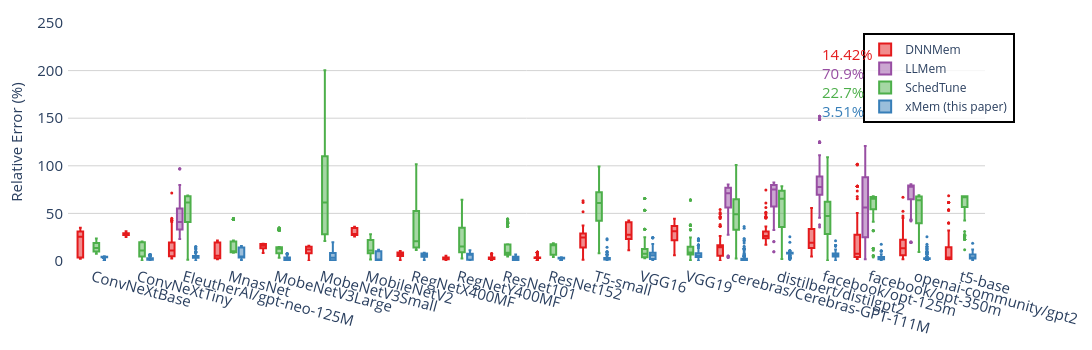

Notebook source saved alongside this figure:
### Markdown cell above
## Box Plot of Relative Error for CNN Models

### Code cell
fig = e_plot.plot_relative_error_in_box_diagram_with_verification_data(
    title="Evaluation-Relative Error Experiments Result across Estimators-CNN",
    data_dir=anova_dir,
    overall_median=True,
    image_size=(2000, 400),
    font_size=20,
    legend_font_size=18,
    tickfont_size=22,
    view_mode = view_mode
)
fig.show()

### Figure 1 — Plotly figure (JSON) as saved in the notebook; plotly's stock layout.template omitted (floating-point values rounded to 4 significant figures; data arrays with more than 128 entries replaced by an {"elided": "..."} marker saying what was removed)
{"data": [{"alignmentgroup": "True", "hovertemplate": "Estimator=DNNMem<br>Model=%{x}<br>Error=%{y}<extra></extra>", "legendgroup": "DNNMem", "marker": {"color": "#e41a1c", "size": 3}, "name": "DNNMem", "notched": false, "offsetgroup": "DNNMem", "orientation": "v", "showlegend": true, "type": "box", "x": {"elided": "3115 str values"}, "x0": " ", "xaxis": "x", "y": {"elided": "3115 float values"}, "y0": " ", "yaxis": "y"}, {"alignmentgroup": "True", "hovertemplate": "Estimator=LLMem<br>Model=%{x}<br>Error=%{y}<extra></extra>", "legendgroup": "LLMem", "marker": {"color": "#984ea3", "size": 3}, "name": "LLMem", "notched": false, "offsetgroup": "LLMem", "orientation": "v", "showlegend": true, "type": "box", "x": {"elided": "986 str values"}, "x0": " ", "xaxis": "x", "y": {"elided": "986 float values"}, "y0": " ", "yaxis": "y"}, {"alignmentgroup": "True", "hovertemplate": "Estimator=SchedTune<br>Model=%{x}<br>Error=%{y}<extra></extra>", "legendgroup": "SchedTune", "marker": {"color": "#4daf4a", "size": 3}, "name": "SchedTune", "notched": false, "offsetgroup": "SchedTune", "orientation": "v", "showlegend": true, "type": "box", "x": {"elided": "3107 str values"}, "x0": " ", "xaxis": "x", "y": {"elided": "3107 float values"}, "y0": " ", "yaxis": "y"}, {"alignmentgroup": "True", "hovertemplate": "Estimator=xMem (this paper)<br>Model=%{x}<br>Error=%{y}<extra></extra>", "legendgroup": "xMem (this paper)", "marker": {"color": "#377eb8", "size": 3}, "name": "xMem (this paper)", "notched": false, "offsetgroup": "xMem (this paper)", "orientation": "v", "showlegend": true, "type": "box", "x": {"elided": "3113 str values"}, "x0": " ", "xaxis": "x", "y": {"elided": "3113 float values"}, "y0": " ", "yaxis": "y"}], "layout": {"annotations": [{"font": {"color": "#e41a1c", "size": 15}, "showarrow": false, "text": "14.42%", "x": 0.82, "xanchor": "left", "xref": "paper", "y": 0.92, "yanchor": "top", "yref": "paper"}, {"font": {"color": "#984ea3", "size": 15}, "showarrow": false, "text": "70.9%", "x": 0.82, "xanchor": "left", "xref": "paper", "y": 0.84, "yanchor": "top", "yref": "paper"}, {"font": {"color": "#4daf4a", "size": 15}, "showarrow": false, "text": "22.7%", "x": 0.82, "xanchor": "left", "xref": "paper", "y": 0.76, "yanchor": "top", "yref": "paper"}, {"font": {"color": "#377eb8", "size": 15}, "showarrow": false, "text": "3.51%", "x": 0.82, "xanchor": "left", "xref": "paper", "y": 0.68, "yanchor": "top", "yref": "paper"}], "boxmode": "group", "font": {"size": 15}, "height": 350, "legend": {"bgcolor": "rgba(255,255,255,0.8)", "bordercolor": "Black", "borderwidth": 2, "font": {"size": 12}, "orientation": "v", "title": {}, "tracegroupgap": 0, "x": 0.95, "xanchor": "center", "y": 0.58, "yanchor": "bottom"}, "margin": {"b": 50, "l": 60, "pad": 4, "r": 20, "t": 20}, "plot_bgcolor": "white", "title": {"x": 0.5}, "width": 1200, "xaxis": {"anchor": "y", "categoryarray": ["ConvNeXtBase", "ConvNeXtTiny", "EleutherAI/gpt-neo-125M", "MnasNet", "MobeNetV3Large", "MobeNetV3Small", "MobileNetV2", "RegNetX400MF", "RegNetY400MF", "ResNet101", "ResNet152", "T5-small", "VGG16", "VGG19", "cerebras/Cerebras-GPT-111M", "distilbert/distilgpt2", "facebook/opt-125m", "facebook/opt-350m", "openai-community/gpt2", "t5-base"], "categoryorder": "array", "domain": [0.0, 1.0], "showgrid": false, "tickangle": 15, "tickfont": {"size": 15}, "title": {"font": {"size": 15}}}, "yaxis": {"anchor": "x", "domain": [0.0, 1.0], "gridcolor": "LightGray", "range": [0, 250], "showgrid": true, "tickfont": {"size": 15}, "title": {"font": {"size": 15}, "text": "Relative Error (%)"}, "zeroline": false}}}
